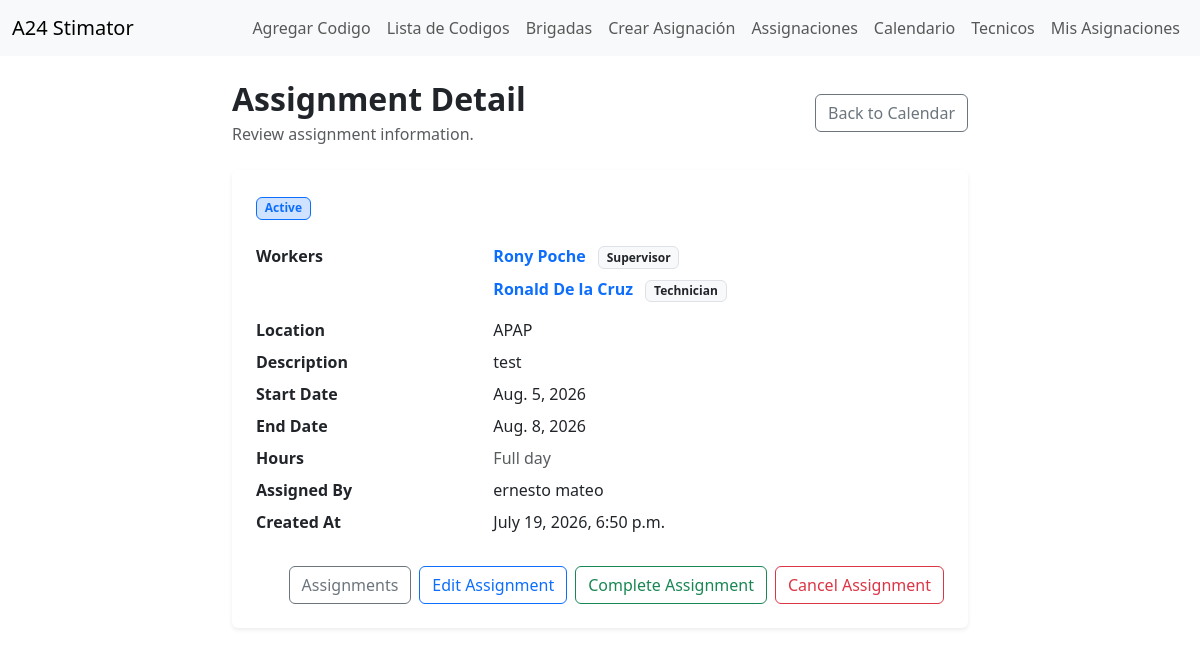
Page /work-tracking/assignments/11/ (signed in) on the committed database.
### work_tracking/models.py (models this page shows, shortened)
class TechnicianAssigment(models.Model):
    STATUS_ACTIVE = 'active'
    STATUS_CANCELLED = 'cancelled'
    STATUS_COMPLETED = 'completed'
    STATUS_CHOICES = [
        (STATUS_ACTIVE, 'Active'),
        (STATUS_CANCELLED, 'Cancelled'),
        (STATUS_COMPLETED, 'Completed'),
    ]
    workers = models.ManyToManyField(User, through='AssignmentMember', related_name='work_assignments')
    assigned_by = models.ForeignKey(User, on_delete=models.PROTECT, related_name='created_technician_assigments')
    location = models.CharField(max_length=255)
    work_description = models.TextField(blank=True, null=True)
    start_date = models.DateField()
    end_date = models.DateField()
    start_time = models.TimeField(null=True, blank=True)
    end_time = models.TimeField(null=True, blank=True)
    status = models.CharField(max_length=20, choices=STATUS_CHOICES, default=STATUS_ACTIVE)
    created_at = models.DateTimeField(auto_now_add=True)
    completion_notes = models.TextField(blank=True)
    cancel_reason = models.TextField(blank=True)
    completed_at = models.DateTimeField(null=True,blank=True)
    cancelled_at = models.DateTimeField(null=True,blank=True)

class UserProfile(models.Model):
    ROLE_MANAGEMENT = 'management'
    ROLE_SUPERVISOR = 'supervisor'
    ROLE_TECHNICIAN = 'technician'
    ROLE_CHOICES = [
        (ROLE_MANAGEMENT, 'Management'),
        (ROLE_SUPERVISOR, 'Supervisor'),
        (ROLE_TECHNICIAN, 'Technician'),
    ]
    user = models.OneToOneField(User, on_delete=models.CASCADE, related_name='profile')
    role = models.CharField(max_length=20, choices=ROLE_CHOICES, default=ROLE_TECHNICIAN)
    age = models.PositiveIntegerField(null=True, blank=True)
    company = models.CharField(max_length=150, null=True, blank=True)
    description = models.TextField(null=True, blank=True)
    abilities = models.TextField(null=True, blank=True)
    created_by = models.ForeignKey(User, on_delete=models.PROTECT, null=True, blank=True,
                                   related_name='created_worker_profiles')
    created_at = models.DateTimeField(auto_now_add=True)
    timezone = models.CharField(
        max_length=50,
        default="America/Santo_Domingo"
    )
    def is_management(self):
        return self.role == self.ROLE_MANAGEMENT
    def is_technician(self):
        return self.role == self.ROLE_TECHNICIAN

### work_tracking/views.py (the view)
@login_required(login_url='login')
def assignment_detail_view(request, assignment_id):
    assignment = get_object_or_404(
        TechnicianAssigment.objects.select_related('assigned_by',).prefetch_related("workers", "workers__profile"),
        id=assignment_id,
    )
    if not hasattr(request.user, 'profile'):
        messages.error(request, "You do not have a profile. Please contact the administrator.")
        return redirect('my_schedule')
    if request.user.profile.is_technician() and assignment.workers.filter(id=request.user.id).exists():
        messages.error(request, "You do not have permission to view this assignment.")
        return redirect('my_schedule')
    can_manage_assignment = (
        request.user.profile.is_management() or request.user.profile.is_supervisor()
    )
    return render(request, 'work_tracking/assignment_detail.html',
                  {'assignment': assignment
                   , 'can_manage_assignment': can_manage_assignment,})

### work_tracking/templates/work_tracking/assignment_detail.html (shortened to what this page needs)
{% extends 'html/layout.html' %}
{% block content %}
<div class="row justify-content-center">
    <div class="col-lg-8">
        <div class="d-flex justify-content-between align-items-center mb-4">
            <div>
                <h2 class="fw-bold mb-1">Assignment Detail</h2>
                <p class="text-muted mb-0">Review assignment information.</p>
            </div>
            <a href="{% url 'assignment_calendar' %}" class="btn btn-outline-secondary">
                Back to Calendar
            </a>
        </div>
        <div class="card border-0 shadow-sm">
            <div class="card-body p-4">
                <div class="mb-4">
                    {% if assignment.status == "completed" %}
                        <span class="badge bg-success-subtle text-success border border-success">
                            {{ assignment.get_status_display }}
                        </span>
                    {% elif assignment.status == "cancelled" %}
                        <span class="badge bg-danger-subtle text-danger border border-danger">
                            {{ assignment.get_status_display }}
                        </span>
                    {% else %}
                        <span class="badge bg-primary-subtle text-primary border border-primary">
                            {{ assignment.get_status_display }}
                        </span>
                    {% endif %}
                </div>
                <dl class="row mb-0">
                    <dt class="col-sm-4">Workers</dt>
                    <dd class="col-sm-8">
                        {% for worker in assignment.workers.all %}
                            <div class="mb-2">
                                <a href="{% url 'worker_profile_detail' worker.profile.id %}" class="text-decoration-none fw-semibold">
                                     {{ worker.get_full_name|default:worker.username }}
                                </a>
                                <span class="badge bg-light text-dark border ms-2">
                                    {{ worker.profile.get_role_display }}
                                </span>
                            </div>
                        {% empty %}
                            <span class="text-muted">No workers</span>
                        {% endfor %}
                    </dd>
                    <dt class="col-sm-4">Location</dt>
                    <dd class="col-sm-8">{{ assignment.location }}</dd>
                    <dt class="col-sm-4">Description</dt>
                    <dd class="col-sm-8">
                        {{ assignment.work_description|default:"-" }}
                    </dd>
                    <dt class="col-sm-4">Start Date</dt>
                    <dd class="col-sm-8">{{ assignment.start_date }}</dd>
                    <dt class="col-sm-4">End Date</dt>
                    <dd class="col-sm-8">{{ assignment.end_date }}</dd>
                    <dt class="col-sm-4">Hours</dt>
                    <dd class="col-sm-8">
                        {% if assignment.start_time and assignment.end_time %}
                            {{ assignment.start_time|time:"g:i A" }} - {{ assignment.end_time|time:"g:i A" }}
                        {% else %}
                            <span class="text-muted">Full day</span>
                        {% endif %}
                    </dd>
                    <dt class="col-sm-4">Assigned By</dt>
                    <dd class="col-sm-8">
                        {{ assignment.assigned_by.get_full_name|default:assignment.assigned_by.username }}
                    </dd>
                    <dt class="col-sm-4">Created At</dt>
                    <dd class="col-sm-8">{{ assignment.created_at }}</dd>
                </dl>
                <div class="d-flex justify-content-end gap-2 mt-4">
                    <a href="{% url 'assignment_list' %}" class="btn btn-outline-secondary">
                        Assignments
                    </a>
                    {% if can_manage_assignment %}
                        {% if assignment.status == "active" or user.profile.is_management %}
                         <a href="{% url 'edit_assignment' assignment.id %}" class="btn btn-outline-primary">
                            Edit Assignment
                         </a>
                        {% endif %}
                        {% if assignment.status == "active" %}
                         <a href="{% url 'complete_assignment' assignment.id %}" class="btn btn-outline-success">
                            Complete Assignment
                         </a>
                        <a href="{% url 'cancel_assignment' assignment.id %}" class="btn btn-outline-danger">
                            Cancel Assignment
                        </a>
                        {% endif %}
                    {% endif %}
                </div>
            </div>
        </div>
    </div>
</div>
{% endblock %}

### rows in the picture
TechnicianAssigment: status "Active", location "APAP", work_description "test", start_date "Aug. 5, 2026", end_date "Aug. 8, 2026", assigned_by.get_full_name "ernesto mateo", created_at "July 19, 2026, 6:50 p.m."

### other values in the picture
{{ worker.get_full_name|default:worker.username }} "Rony Poche"
{{ worker.profile.get_role_display }} "Supervisor"
{{ worker.get_full_name|default:worker.username }} "Ronald De la Cruz"
{{ worker.profile.get_role_display }} "Technician"
